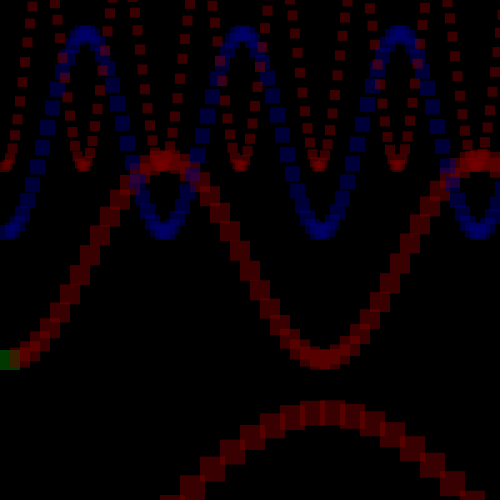
Frame 1 (no input)
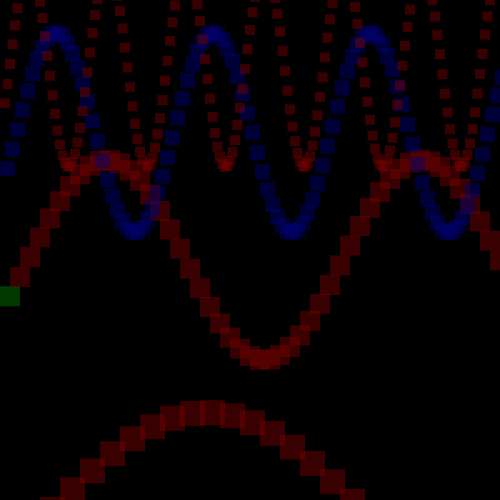
Frame 60 (the mouse pressed at the canvas centre just before this capture)
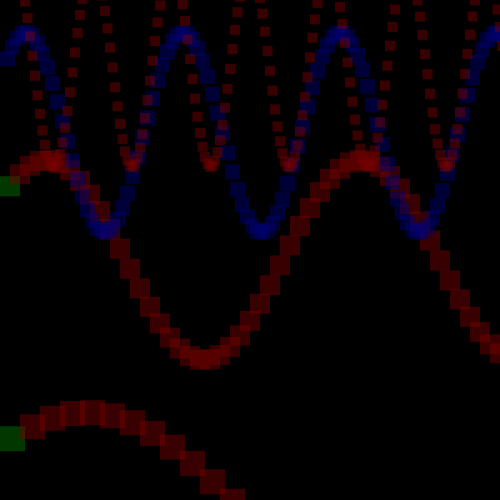
Frame 120 (the mouse held since frame 60 and released just before this capture)

The Processing sketch that drew these frames (run headless with seeded random() and noise(); from frame 60 on, the mouse is pressed at the canvas centre):

// Processing sketch: processing_77577
// ── processing_77577.pde

//learned sin wave from example 13-7 in Learning Processing book
//angle starts at 0.0

float theta=0.0;

void setup(){
  size(500,500);
  smooth();
}

void draw(){
 background(0);
//angle increments 
  theta+=0.02;
  noStroke();
  fill(0,120,0,120);// green tails outside of for loop
  float x= theta;
//wave of rect with y value determined by cos
  
  for (int i=0; i<=500; i+=2){
    
    float y=cos(x)*height/5;
  
  rect(i*10,y+width, 25,25);
  rect(i*5,y+width/2, 20,20);
  fill(0,0,120,120);
  rect(i*2.5, y+width/4,15,15);
  fill(120,0,0,120);
  rect(i*1.25, y+width/8,10,10);
  
  //moves along x-axis
  x+=0.2;

  }
}
